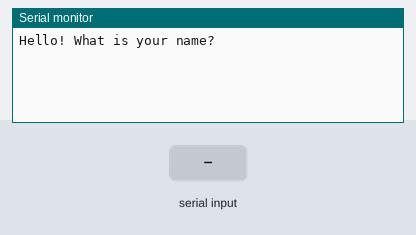
This sketch was run on a simulated Arduino Uno, built with avr-gcc and run on an emulated ATmega328P. Shown: the last lines printed to the serial monitor. The inputs (shaded band) are chosen by the test bench.

Above: at 1.2 s.
1.3 s: "1" received over Serial
At 3.5 s:
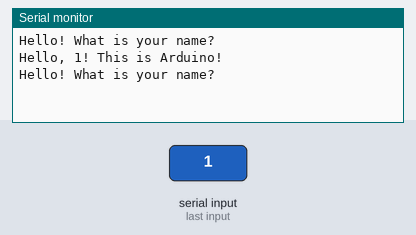
3.8 s: "0" received over Serial
At 5.2 s:
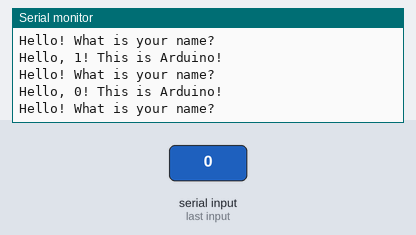
5.3 s: "2" received over Serial
At 6.6 s:
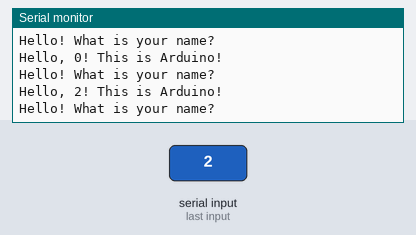

The sketch:

19_1_read_string_from_console_expl.ino
```cpp
void setup()
{
    Serial.begin(9600);
}

void loop()
{
    Serial.println("Hello! What is your name?");
    while (Serial.available() == 0)
    {
    }

    String name = Serial.readString();
    name.trim();

    Serial.print("Hello, ");
    Serial.print(name);
    Serial.println("! This is Arduino!");
}
```

Measured:
- after the input at 1.3 s, the serial monitor: prints a new line after 1.0 s (image 1)
- after the input at 3.8 s, the serial monitor: prints a new line after 1.0 s (image 2)
- after the input at 5.3 s, the serial monitor: prints a new line after 1.0 s (image 3)
